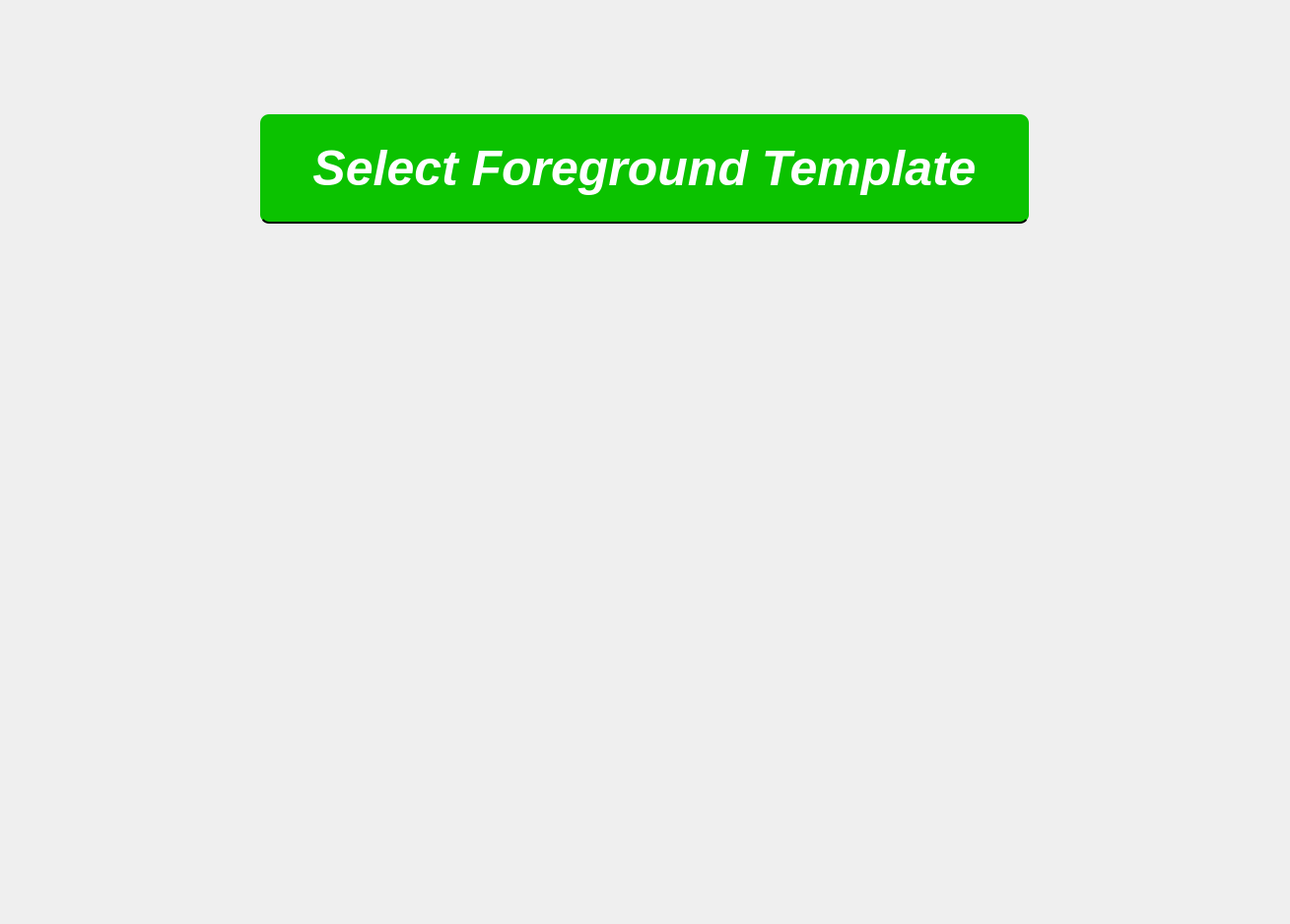
<?xml version="1.0" encoding="UTF-8"?>
<ui version="4.0">
 <class>Foreground</class>
 <widget class="QWidget" name="Foreground">
  <property name="enabled">
   <bool>true</bool>
  </property>
  <property name="geometry">
   <rect>
    <x>0</x>
    <y>0</y>
    <width>1307</width>
    <height>938</height>
   </rect>
  </property>
  <property name="windowTitle">
   <string>Form</string>
  </property>
  <property name="autoFillBackground">
   <bool>false</bool>
  </property>
  <property name="styleSheet">
   <string notr="true">#Foreground {
    border-image: url(:/images/pics/bg.png) 0 0 0 0 stretch;
}</string>
  </property>
  <layout class="QVBoxLayout" name="verticalLayout">
   <item>
    <spacer name="verticalSpacer_6">
     <property name="orientation">
      <enum>Qt::Orientation::Vertical</enum>
     </property>
     <property name="sizeHint" stdset="0">
      <size>
       <width>20</width>
       <height>40</height>
      </size>
     </property>
    </spacer>
   </item>
   <item>
    <layout class="QHBoxLayout" name="horizontalLayout">
     <property name="spacing">
      <number>6</number>
     </property>
     <property name="sizeConstraint">
      <enum>QLayout::SizeConstraint::SetDefaultConstraint</enum>
     </property>
     <item>
      <spacer name="verticalSpacer_4">
       <property name="orientation">
        <enum>Qt::Orientation::Vertical</enum>
       </property>
       <property name="sizeHint" stdset="0">
        <size>
         <width>20</width>
         <height>50</height>
        </size>
       </property>
      </spacer>
     </item>
     <item alignment="Qt::AlignmentFlag::AlignTop">
      <widget class="QPushButton" name="back">
       <property name="enabled">
        <bool>true</bool>
       </property>
       <property name="minimumSize">
        <size>
         <width>200</width>
         <height>80</height>
        </size>
       </property>
       <property name="maximumSize">
        <size>
         <width>200</width>
         <height>80</height>
        </size>
       </property>
       <property name="cursor">
        <cursorShape>PointingHandCursor</cursorShape>
       </property>
       <property name="styleSheet">
        <string notr="true">#back {
    background-color: transparent; 
    border: none; 
    padding: 0px;
    margin: 0px; 
}
</string>
       </property>
       <property name="text">
        <string/>
       </property>
       <property name="icon">
        <iconset>
         <normaloff>:/icons/Icons/send.svg</normaloff>:/icons/Icons/send.svg</iconset>
       </property>
       <property name="iconSize">
        <size>
         <width>80</width>
         <height>80</height>
        </size>
       </property>
       <property name="checkable">
        <bool>false</bool>
       </property>
      </widget>
     </item>
     <item>
      <spacer name="horizontalSpacer">
       <property name="orientation">
        <enum>Qt::Orientation::Horizontal</enum>
       </property>
       <property name="sizeType">
        <enum>QSizePolicy::Policy::Expanding</enum>
       </property>
       <property name="sizeHint" stdset="0">
        <size>
         <width>40</width>
         <height>20</height>
        </size>
       </property>
      </spacer>
     </item>
    </layout>
   </item>
   <item>
    <spacer name="verticalSpacer_5">
     <property name="orientation">
      <enum>Qt::Orientation::Vertical</enum>
     </property>
     <property name="sizeHint" stdset="0">
      <size>
       <width>20</width>
       <height>20</height>
      </size>
     </property>
    </spacer>
   </item>
   <item>
    <layout class="QVBoxLayout" name="verticalLayout_2">
     <property name="bottomMargin">
      <number>0</number>
     </property>
     <item alignment="Qt::AlignmentFlag::AlignHCenter">
      <widget class="QFrame" name="fglabel">
       <property name="sizePolicy">
        <sizepolicy hsizetype="Preferred" vsizetype="Preferred">
         <horstretch>0</horstretch>
         <verstretch>0</verstretch>
        </sizepolicy>
       </property>
       <property name="minimumSize">
        <size>
         <width>780</width>
         <height>111</height>
        </size>
       </property>
       <property name="maximumSize">
        <size>
         <width>780</width>
         <height>111</height>
        </size>
       </property>
       <property name="styleSheet">
        <string notr="true">#fglabel {
    background-color: #0BC200;
        border-radius: 9px;
    border-bottom: 2px solid #020202;
}</string>
       </property>
       <property name="frameShape">
        <enum>QFrame::Shape::StyledPanel</enum>
       </property>
       <property name="frameShadow">
        <enum>QFrame::Shadow::Raised</enum>
       </property>
       <layout class="QVBoxLayout" name="verticalLayout_3">
        <item>
         <widget class="QLabel" name="fgtext">
          <property name="enabled">
           <bool>false</bool>
          </property>
          <property name="minimumSize">
           <size>
            <width>762</width>
            <height>90</height>
           </size>
          </property>
          <property name="maximumSize">
           <size>
            <width>762</width>
            <height>90</height>
           </size>
          </property>
          <property name="styleSheet">
           <string notr="true">#fgtext {
    color: #FFF;
    text-align: center;
    font-family: &quot;Roboto Condensed&quot;;
    font-style: italic;
    font-weight: 700;
    font-size: 50px;
}</string>
          </property>
          <property name="frameShape">
           <enum>QFrame::Shape::NoFrame</enum>
          </property>
          <property name="text">
           <string>Select Foreground Template</string>
          </property>
          <property name="alignment">
           <set>Qt::AlignmentFlag::AlignCenter</set>
          </property>
          <property name="margin">
           <number>4</number>
          </property>
         </widget>
        </item>
       </layout>
      </widget>
     </item>
    </layout>
   </item>
   <item>
    <spacer name="verticalSpacer_2">
     <property name="orientation">
      <enum>Qt::Orientation::Vertical</enum>
     </property>
     <property name="sizeHint" stdset="0">
      <size>
       <width>20</width>
       <height>40</height>
      </size>
     </property>
    </spacer>
   </item>
   <item>
    <layout class="QGridLayout" name="gridLayout_2">
     <item row="0" column="1">
      <widget class="QPushButton" name="image2">
       <property name="minimumSize">
        <size>
         <width>425</width>
         <height>305</height>
        </size>
       </property>
       <property name="maximumSize">
        <size>
         <width>425</width>
         <height>305</height>
        </size>
       </property>
       <property name="cursor">
        <cursorShape>PointingHandCursor</cursorShape>
       </property>
       <property name="styleSheet">
        <string notr="true">#image2{
    border: none;
    background-image: url(:/images/pics/2.png);
    background-repeat: no-repeat;
    background-position: center;
        background-color: transparent;
        width: 241px;
    height: 141px;
}

#image2::hover{
        border: 5px solid #FFC20F;
    border-radius: 8px;
}

#image2[selected=&quot;true&quot;] {
    border: 5px solid #0BC200;
    border-radius: 8px;
}</string>
       </property>
       <property name="text">
        <string/>
       </property>
       <property name="checkable">
        <bool>false</bool>
       </property>
      </widget>
     </item>
     <item row="3" column="2">
      <widget class="QPushButton" name="image6">
       <property name="minimumSize">
        <size>
         <width>425</width>
         <height>305</height>
        </size>
       </property>
       <property name="maximumSize">
        <size>
         <width>425</width>
         <height>305</height>
        </size>
       </property>
       <property name="cursor">
        <cursorShape>PointingHandCursor</cursorShape>
       </property>
       <property name="styleSheet">
        <string notr="true">#image6{
    border: none;
    background-image: url(:/images/pics/6.png);
    background-repeat: no-repeat;
    background-position: center;
        background-color: transparent;
        width: 241px;
    height: 141px;
}

#image6::hover{
        border: 5px solid #FFC20F;
    border-radius: 8px;
}

#image6[selected=&quot;true&quot;] {
    border: 5px solid #0BC200;
    border-radius: 8px;
}</string>
       </property>
       <property name="text">
        <string/>
       </property>
       <property name="autoRepeat">
        <bool>false</bool>
       </property>
      </widget>
     </item>
     <item row="4" column="1">
      <spacer name="verticalSpacer">
       <property name="orientation">
        <enum>Qt::Orientation::Vertical</enum>
       </property>
       <property name="sizeHint" stdset="0">
        <size>
         <width>20</width>
         <height>40</height>
        </size>
       </property>
      </spacer>
     </item>
     <item row="3" column="1">
      <widget class="QPushButton" name="image5">
       <property name="minimumSize">
        <size>
         <width>425</width>
         <height>305</height>
        </size>
       </property>
       <property name="maximumSize">
        <size>
         <width>425</width>
         <height>305</height>
        </size>
       </property>
       <property name="cursor">
        <cursorShape>PointingHandCursor</cursorShape>
       </property>
       <property name="styleSheet">
        <string notr="true">#image5{
    border: none;
    background-image: url(:/images/pics/5.png);
    background-repeat: no-repeat;
    background-position: center;
        background-color: transparent;
        width: 241px;
    height: 141px;
}

#image5::hover{
        border: 5px solid #FFC20F;
    border-radius: 8px;
}

#image5[selected=&quot;true&quot;] {
    border: 5px solid #0BC200;
    border-radius: 8px;
}</string>
       </property>
       <property name="text">
        <string/>
       </property>
      </widget>
     </item>
     <item row="3" column="0">
      <widget class="QPushButton" name="image4">
       <property name="minimumSize">
        <size>
         <width>425</width>
         <height>305</height>
        </size>
       </property>
       <property name="maximumSize">
        <size>
         <width>425</width>
         <height>305</height>
        </size>
       </property>
       <property name="cursor">
        <cursorShape>PointingHandCursor</cursorShape>
       </property>
       <property name="styleSheet">
        <string notr="true">#image4{
    border: none;
    background-image: url(:/images/pics/4.png);
    background-repeat: no-repeat;
    background-position: center;
        background-color: transparent;
        width: 241px;
    height: 141px;
}

#image4::hover{
        border: 5px solid #FFC20F;
    border-radius: 8px;
}

#image4[selected=&quot;true&quot;] {
    border: 5px solid #0BC200;
    border-radius: 8px;
}</string>
       </property>
       <property name="text">
        <string/>
       </property>
      </widget>
     </item>
     <item row="1" column="0">
      <spacer name="verticalSpacer_3">
       <property name="orientation">
        <enum>Qt::Orientation::Vertical</enum>
       </property>
       <property name="sizeHint" stdset="0">
        <size>
         <width>20</width>
         <height>40</height>
        </size>
       </property>
      </spacer>
     </item>
     <item row="0" column="2">
      <widget class="QPushButton" name="image3">
       <property name="minimumSize">
        <size>
         <width>425</width>
         <height>305</height>
        </size>
       </property>
       <property name="maximumSize">
        <size>
         <width>425</width>
         <height>305</height>
        </size>
       </property>
       <property name="cursor">
        <cursorShape>PointingHandCursor</cursorShape>
       </property>
       <property name="styleSheet">
        <string notr="true">#image3{
    border: none;
    background-image: url(:/images/pics/3.png);
    background-repeat: no-repeat;
    background-position: center;
        background-color: transparent;
        width: 241px;
    height: 141px;
}

#image3::hover{
        border: 5px solid #FFC20F;
    border-radius: 8px;
}

#image3[selected=&quot;true&quot;] {
    border: 5px solid #0BC200;
    border-radius: 8px;
}</string>
       </property>
       <property name="text">
        <string/>
       </property>
      </widget>
     </item>
     <item row="0" column="0">
      <widget class="QPushButton" name="image1">
       <property name="minimumSize">
        <size>
         <width>425</width>
         <height>305</height>
        </size>
       </property>
       <property name="maximumSize">
        <size>
         <width>425</width>
         <height>305</height>
        </size>
       </property>
       <property name="cursor">
        <cursorShape>PointingHandCursor</cursorShape>
       </property>
       <property name="mouseTracking">
        <bool>true</bool>
       </property>
       <property name="autoFillBackground">
        <bool>false</bool>
       </property>
       <property name="styleSheet">
        <string notr="true">#image1{
    border: none;
    background-image: url(:/images/pics/1.png);
    background-repeat: no-repeat;
    background-position: center;
        background-color: transparent;
        width: 241px;
    height: 141px;
}

#image1::hover{
        border: 5px solid #FFC20F;
    border-radius: 8px;
}

#image1[selected=&quot;true&quot;] {
    border: 5px solid #0BC200;
    border-radius: 8px;
}</string>
       </property>
       <property name="text">
        <string/>
       </property>
       <property name="checkable">
        <bool>false</bool>
       </property>
      </widget>
     </item>
    </layout>
   </item>
  </layout>
 </widget>
 <resources/>
 <connections/>
</ui>
